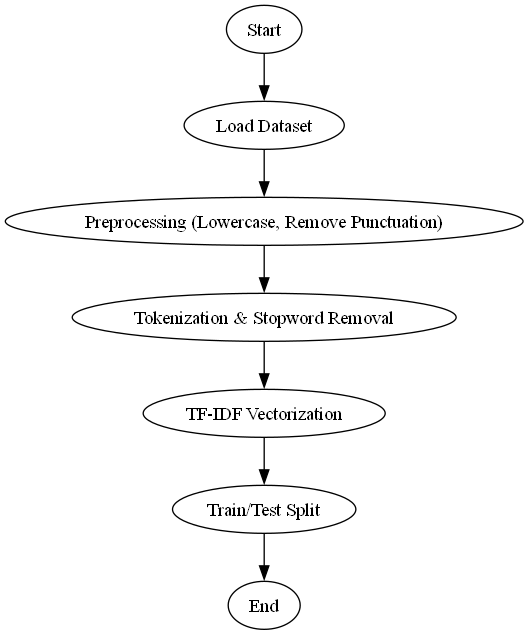

The script that drew this image:
from graphviz import Digraph

# Initialize Graph
dot = Digraph()

# Define Nodes
dot.node('A', 'Start')
dot.node('B', 'Load Dataset')
dot.node('C', 'Preprocessing (Lowercase, Remove Punctuation)')
dot.node('D', 'Tokenization & Stopword Removal')
dot.node('E', 'TF-IDF Vectorization')
dot.node('F', 'Train/Test Split')
dot.node('G', 'End')

# Define Edges
dot.edges(['AB', 'BC', 'CD', 'DE', 'EF', 'FG'])

# Save and render diagram
dot.render('flowchart', format='png', cleanup=False)
print(" Flowchart saved as flowchart.png")
